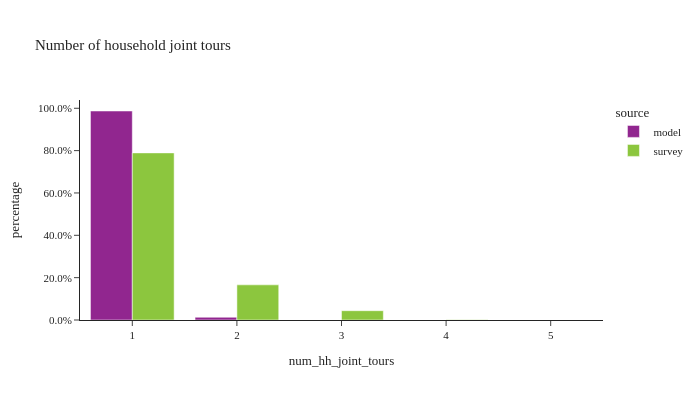

Here is the notebook cell this chart was saved with:
### Code cell
util.plot_share_barchart(joint_hh_data, 'hh_weight', 'num_hh_joint_tours', title="Number of household joint tours")

### Figure 1 — Plotly figure (JSON) as saved in the notebook; plotly's stock layout.template omitted (floating-point values rounded to 4 significant figures)
{"data": [{"alignmentgroup": "True", "customdata": [[111139], [1451]], "hovertemplate": "source=model<br>num_hh_joint_tours=%{x}<br>percentage=%{y}<br>sample_size=%{customdata[0]}<extra></extra>", "legendgroup": "model", "marker": {"color": "#91268F", "pattern": {"shape": ""}}, "name": "model", "offsetgroup": "model", "orientation": "v", "showlegend": true, "textposition": "auto", "type": "bar", "x": [1.0, 2.0], "xaxis": "x", "y": [0.9871, 0.01289], "yaxis": "y"}, {"alignmentgroup": "True", "customdata": [[440], [94], [26], [4], [1]], "hovertemplate": "source=survey<br>num_hh_joint_tours=%{x}<br>percentage=%{y}<br>sample_size=%{customdata[0]}<extra></extra>", "legendgroup": "survey", "marker": {"color": "#8CC63E", "pattern": {"shape": ""}}, "name": "survey", "offsetgroup": "survey", "orientation": "v", "showlegend": true, "textposition": "auto", "type": "bar", "x": [1.0, 2.0, 3.0, 4.0, 5.0], "xaxis": "x", "y": [0.7892, 0.166, 0.04391, 0.0007399, 0.0001121], "yaxis": "y"}], "layout": {"barmode": "group", "height": 400, "legend": {"title": {"text": "source"}, "tracegroupgap": 0}, "title": {"text": "Number of household joint tours"}, "width": 700, "xaxis": {"anchor": "y", "domain": [0.0, 1.0], "title": {"text": "num_hh_joint_tours"}}, "yaxis": {"anchor": "x", "domain": [0.0, 1.0], "tickformat": ".1%", "title": {"text": "percentage"}}}}
